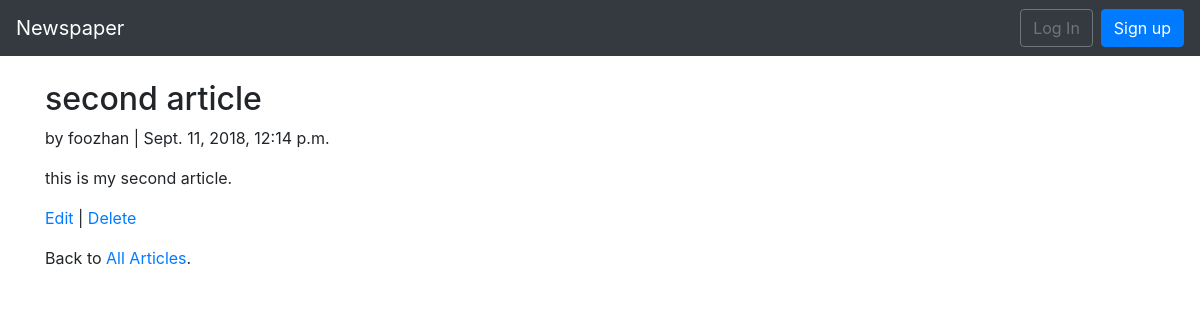
Page /articles/2/ on the committed database.
### articles/models.py (models this page shows, shortened)
class Article(models.Model):
	title = models.CharField(max_length= 255)
	body = models.TextField()
	date  = models.DateTimeField(auto_now_add=True)
	author = models.ForeignKey(settings.AUTH_USER_MODEL , on_delete = models.CASCADE,)

### users/models.py (models this page shows)
class CustomUser(AbstractUser):
	age = models.PositiveIntegerField(default = 0)

### articles/views.py (the view)
# urls.py: path('<int:pk>/',ArticleDetailView.as_view(), name = 'article_detail'),
class ArticleDetailView(DetailView):
	model = Article
	template_name = 'article_detail.html'

### templates/article_detail.html
{% extends 'base.html' %}
{%block content %}
	<div class="article-entry">
		<h2>{{ object.title }} </h2>
		<p>by {{ object.author }} | {{object.date}}</p>
		<p>{{ object.body }}</p>
	</div>
	<p><a href="{% url 'article_edit' article.pk %}">Edit</a> | <a href="{% url 'article_delete' article.pk %}">Delete</a></p>
	<p>Back to <a href="{% url 'article_list' %}">All Articles</a>.</p>
{% endblock content%}

### rows in the picture
Article: title "second article", author "foozhan", date "Sept. 11, 2018, 12:14 p.m.", body "this is my second article."
